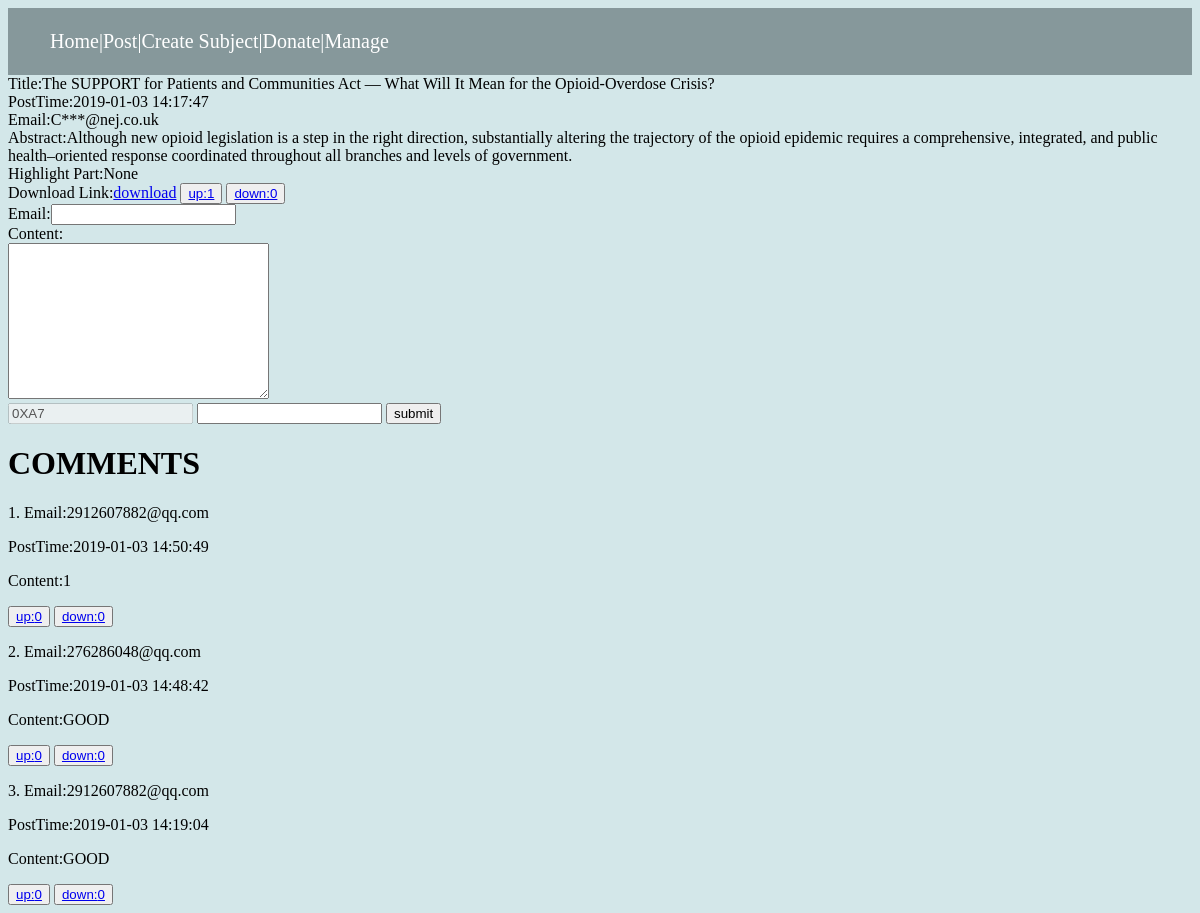
The page /article/4 on the database as committed earlier.
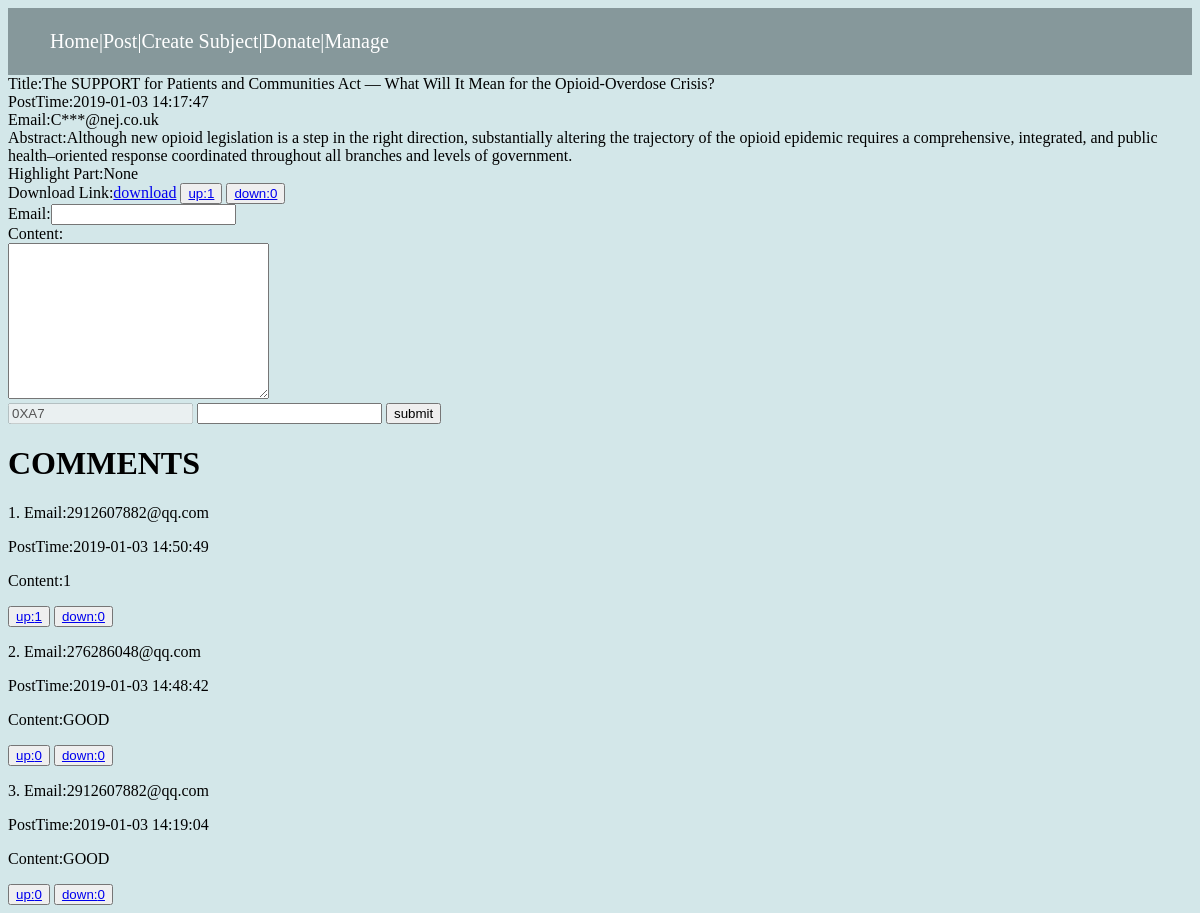
The same page on the database as committed later.
### model.py (models this page shows)
class Comment(db.Model):
    __tablename__ = 'comment'
    id = db.Column(db.Integer,primary_key=True)
    user_id = db.Column(db.Text, db.ForeignKey('user.id'))
    email = db.Column(db.Text)
    article_id = db.Column(db.Integer,db.ForeignKey('article.id'))
    content = db.Column(db.Text)
    score = 0
    postTime = db.Column(db.Text)
    accessNum = db.Column(db.Integer,default=0)
    commentNum = db.Column(db.Integer,default=0)
    upvoteNum = db.Column(db.Integer,default=0)
    downvoteNum = db.Column(db.Integer,default=0)

### app.py (the view)
@app.route('/article/<article_id>')
def article(article_id):
    article = articleService.find_by_id(article_id)
    user = userService.find_by_id(article.user_id)
    ip = ipService.find_ip_by_ip(request.remote_addr)
    aip = ipService.find_aip_both(article_id,ip.id)
    comments = commentService.find_by_articleid(article_id)
    comments.reverse()
    if aip is None:#第一次访问
        aip = ArticleIp(ip_id=ip.id,article_id=article_id,vote_state=0)
        ipService.insert(aip)
        articleService.addAccess(article)
    return render_template('article.html',article = article,user=user,comments=comments,flag=0)

### app.py (called while the page is built)
@app.before_request
def before_request():
    addr = request.remote_addr
    ip = ipService.find_ip_by_ip(addr)
    if ip is None:
        ip = IP(addr=addr, is_blocked=0)
        ipService.insert(ip)
    elif ip.is_blocked == 1:
        os.abort(403)

### services.py (called while the page is built)
    def find_by_id(self,id):
        article = Article.query.filter_by(id=id).first()
        return article

    def find_by_id(self,user_id):
        user = User.query.filter_by(id=user_id).first()
        return user

    def find_ip_by_ip(self,addr):
        ip = IP.query.filter_by(addr=addr).first()
        return ip

    def find_aip_both(self,article_id,ip_id):
        aip = ArticleIp.query.filter_by(article_id=article_id, ip_id=ip_id).first()
        return aip

    def find_by_articleid(self,article_id):
        return Comment.query.filter_by(article_id=article_id).all()

### templates/article.html (shortened to what this page needs)
{% extends "base.html" %}
{% block content %}
<div class="articlePage">
        Title:{{ article.title }}<br/>
        PostTime:{{ article.postTime }}<br/>
        Email:{{ user.email[0]+"***"+user.email[user.email.index('@'):] }}<br/>
        Abstract:{{ article.abstract }}<br/>
        Highlight Part:{{ article.highlight_part }}<br/>
        Download Link:<a href="../{{ article.dl_link }}">download</a>
        <button><a href="../upvote/{{ article.id }}">up:{{ article.upvoteNum }}</a></button>
        <button><a href="../downvote/{{ article.id }}">down:{{ article.downvoteNum }}</a></button>
 </div>
<div class="post comment" >
    <form action="/{{ article.id }}/comment" method="post"  id="form">
         Email:<input type="email" name="email" required><br/>
         Content:<br/> <textarea name="content" id="" cols="30" rows="10"></textarea><br/>
    </form>
    <input type="text" id="code" disabled>
    <input type="text" id="input">
    <button onclick="validate()">submit</button>
</div>
 <div class="comment" >
 <h1>COMMENTS</h1>
    {% for comment in comments %}
        <p>{{ loop.index }}. Email:{{ comment.email }}</p>
        <p>PostTime:{{ comment.postTime }}</p>
        <p> Content:{{ comment.content }}</p>
        <button><a href="../cupvote/{{ comment.id }}">up:{{ comment.upvoteNum }}</a></button>
        <button><a href="../cdownvote/{{ comment.id }}">down:{{ comment.downvoteNum }}</a></button>
    {% endfor %}
 </div>
{% endblock %}

Rows that differ between the two databases and show on the page:
changed Comment (number 1 of 3 on the later page): upvoteNum "0" → "1"
